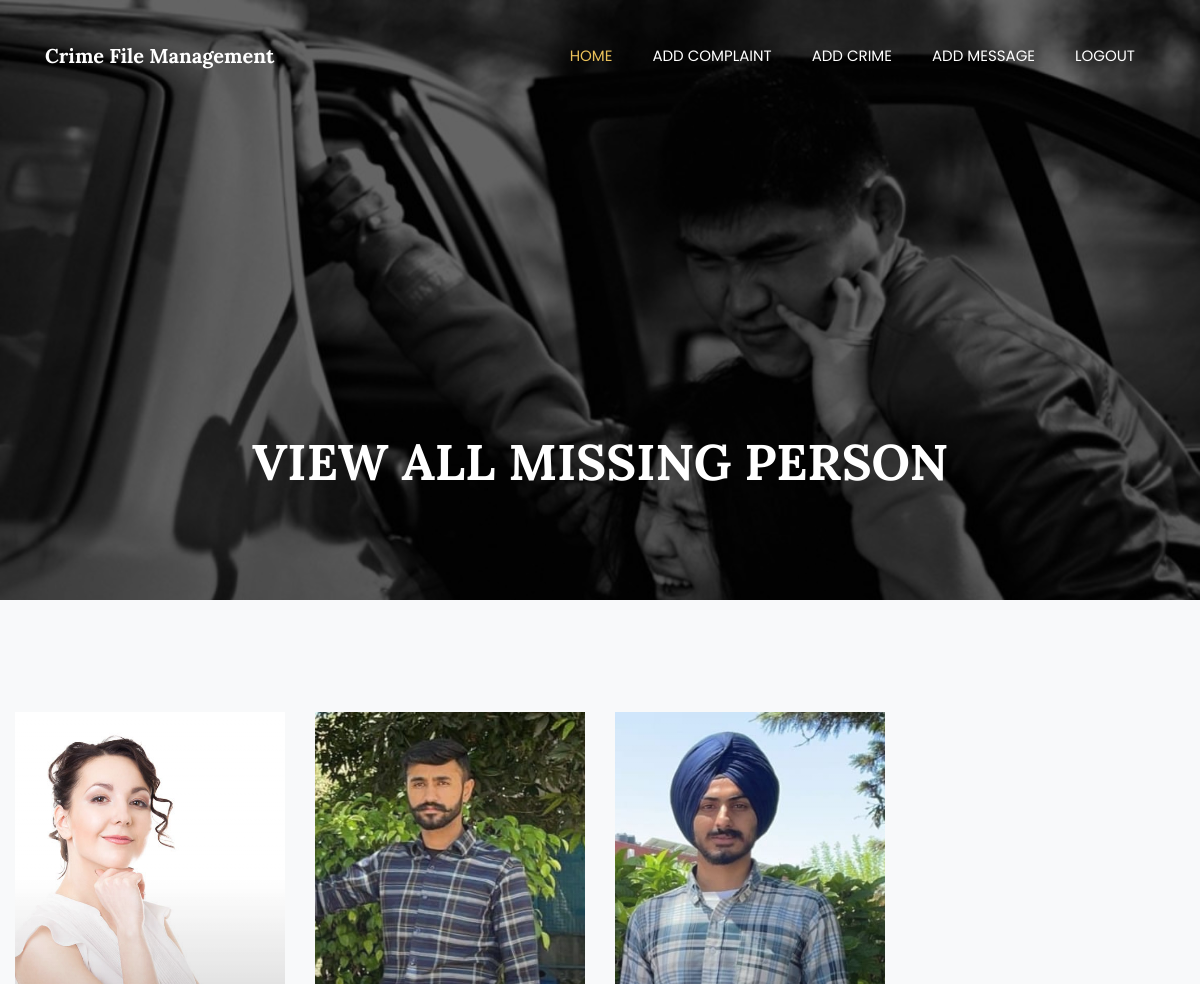
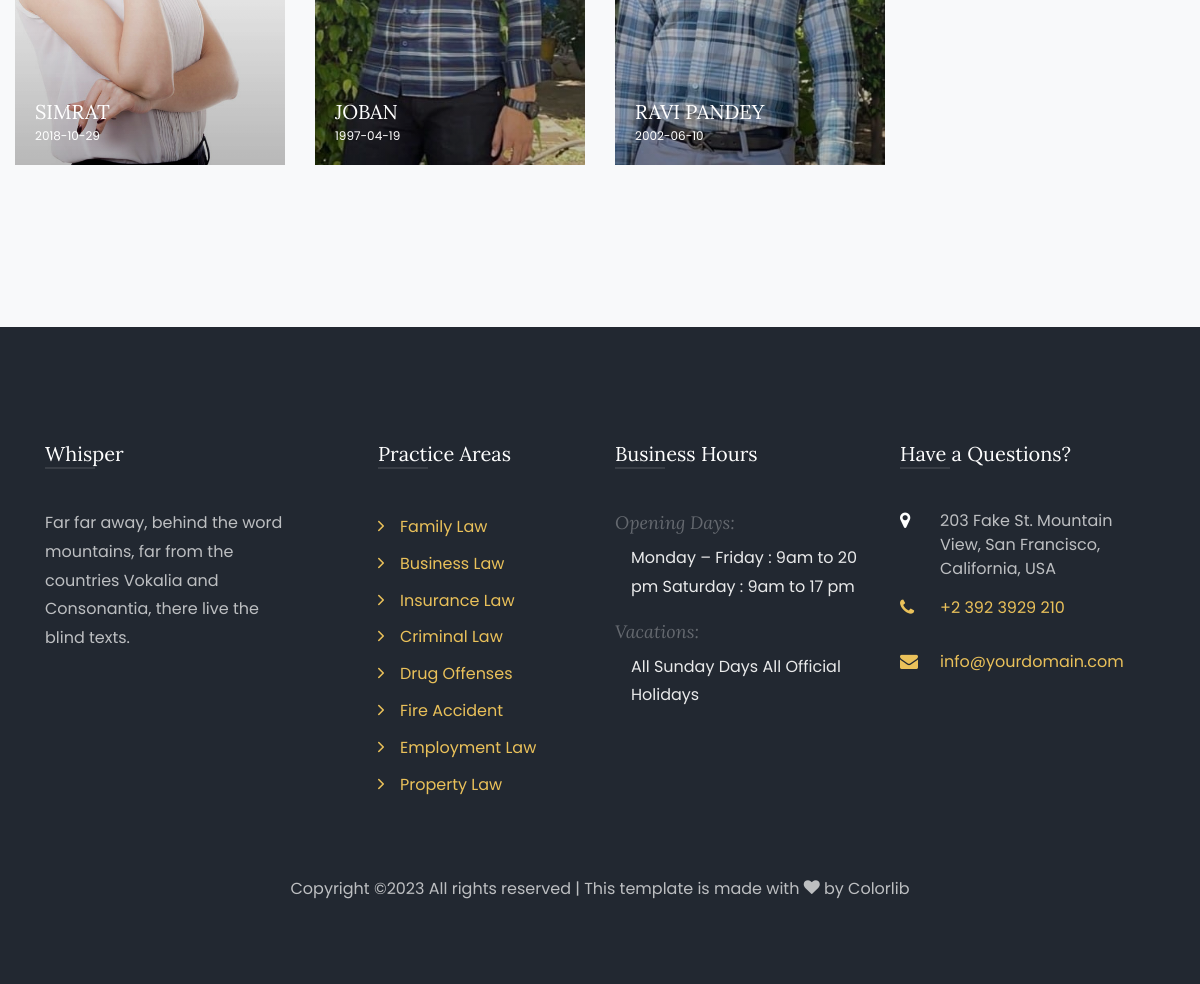
Page /s_missing/ (signed in) on the committed database (2 pictures, top to bottom).
### crime/models.py (models this page shows, shortened)
class Addmissing(models.Model):
	p_id = models.AutoField(primary_key=True)
	name=models.CharField(max_length=100)
	age=models.CharField(max_length=100)
	sex=models.CharField(max_length=100)
	place=models.CharField(max_length=100)
	date=models.CharField(max_length=100)
	cmp1= models.TextField(max_length=500)
	height=models.TextField(max_length=500)
	image=models.ImageField(upload_to = 'missing/')
	case1=models.TextField(max_length=500)

### crime/views.py (the view)
# urls.py: path('s_missing/',views.s_missing),
def s_missing(request):
	if request.session.has_key('email'):
		email = request.session['email']
		data=Addmissing.objects.all()
		return render(request,"template/viewmissing2.html", {"usernames" : email,"alldata":data})
	else:
		return redirect('/login/')

### crime/template/viewmissing2.html
{% load static %}
{% include 'template/usermenu.html' %}
    <section class="hero-wrap hero-wrap-2"
    style="background-image: url({% static 'my/6.jpg' %});" data-stellar-background-ratio="0.5">
      <div class="overlay"></div>
      <div class="container">
        <div class="row no-gutters slider-text align-items-end justify-content-center">
          <div class="col-md-9 ftco-animate pb-5 text-center">
            <h1 class="mb-3 bread">VIEW ALL MISSING PERSON </h1>
            <p class="breadcrumbs"><span class="mr-2">
          </div>
        </div>
      </div>
    </section>
   <section class="ftco-section bg-light">
      <div class="container-fluid">
        <div class="row">
          {% for single in alldata %}
          <div class="col-lg-3 col-sm-6">
            <div class="block-2 ftco-animate">
              <div class="flipper">
                <div class="front"
                style="background-image: url({{ single.image.url }});">
                  <div class="box">
                    <h2 style="text-transform: uppercase;">{{single.name}}</h2>
                    <p>{{single.date}}</p>
                  </div>
                </div>
                <div class="back">
                   <h3 style="text-align: center;text-decoration: underline; text-transform: uppercase;">{{single.name}}( {{single.sex}} )</h3>
                  <blockquote style="padding-left: 10px; ">
                   <h6 style="text-transform: uppercase;">Age :-{{single.age}}</h6>
                  </blockquote>
                   <blockquote style="padding-left: 10px; ">
                   <h6 style="text-transform: uppercase;">Place :-{{single.place}}</h6>
                  </blockquote>
                   <blockquote style="padding-left: 10px; ">
                   <h6 style="text-transform: uppercase;">date :-{{single.date}}</h6>
                  </blockquote>
                   <blockquote style="padding-left: 10px; ">
                   <h6 style="text-transform: uppercase;">cmp1 :-{{single.cmp1}}</h6>
                  </blockquote>
                   <blockquote style="padding-left: 10px; ">
                   <h6 style="text-transform: uppercase;">height :-{{single.height}}</h6>
                  </blockquote>
                  <blockquote style="padding-left: 10px; ">
                   <h6 style="text-transform: uppercase;">case :-{{single.case1}}</h6>
                  </blockquote>
                </div>
              </div>
            </div>
          </div>
          {% endfor %}
        </div>
      </div>
    </section>
    {% include 'template/userfooter.html' %}

### rows in the picture
Addmissing: image (picture), name "SIMRAT", date "2018-10-29"
Addmissing: image (picture), name "JOBAN", date "1997-04-19"
Addmissing: image (picture), name "RAVI PANDEY", date "2002-06-10"
